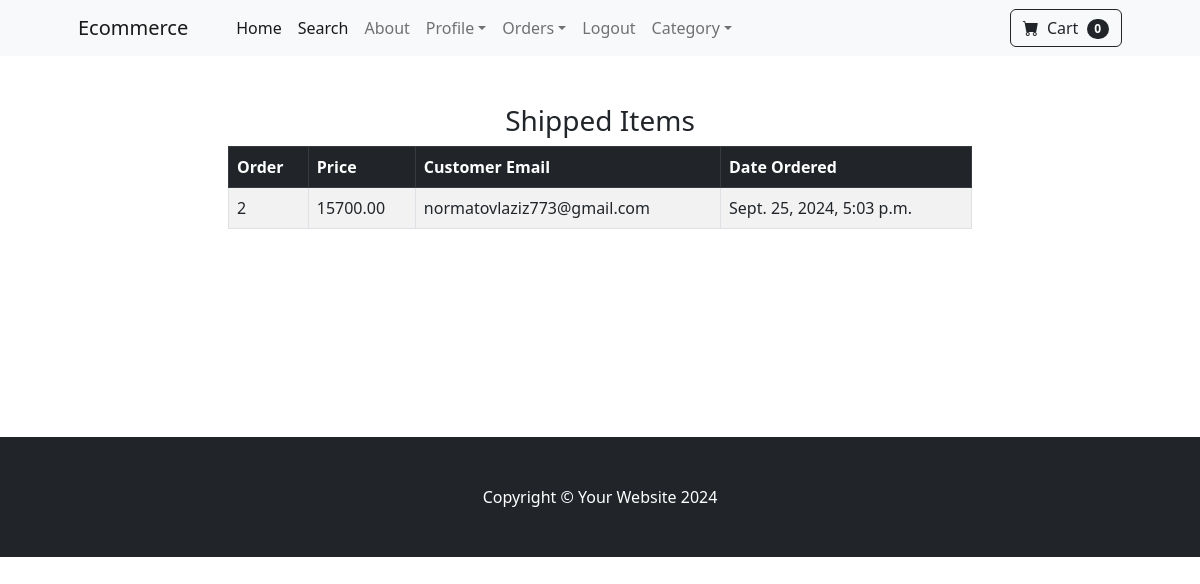
The page /payment/shipped_dash/ (signed in) on the database its author committed.
### payment/models.py (models this page shows, shortened)
class Order(models.Model):
    user = models.ForeignKey(User, on_delete=models.CASCADE, null=True, blank=True)
    full_name = models.CharField(max_length=250)
    email = models.EmailField(max_length=250)
    shipping_address = models.TextField(max_length=1500)
    amount_paid = models.DecimalField(max_digits=10, decimal_places=2)
    date_ordered = models.DateTimeField(auto_now_add=True)
    shipped = models.BooleanField(default=False)
    date_shipped= models.DateTimeField(blank=True, null=True)

### payment/views.py (the view)
# urls.py: path("shipped_dash/", views.shipped_dash, name='shipped_dash'),
def shipped_dash(request):
    if request.user.is_authenticated and request.user.is_superuser:
        orders = Order.objects.filter(shipped=True)
        return render(request, 'payment/shipped_dash.html', {'orders':orders})
    else:
        messages.success(request,"Access Denied")
        return redirect('home')

### cart/cart.py (called while the page is built)
    def __len__(self):
        return len(self.cart)

### cart/context_processors.py (called while the page is built)
def cart(request):
    return {'cart':Cart(request)}

### payment/templates/payment/shipped_dash.html
{% extends 'base.html' %}
{% block content %}
<div class="container">
    <div class="row">
        <center>
            <div class="col-8">
                <br><br>
        <h3>Shipped Items</h3>
        <table class="table table-striped table-hover table-bordered">
            <thead class="table-dark">
              <tr>
                <th scope="col">Order</th>
                <th scope="col">Price</th>
                <th scope="col">Customer Email</th>
                <th scope="col">Date Ordered</th>
              </tr>
            </thead>
            {% for order in orders%}
            <tbody>
              <tr>
                <td>{{order.id}}</td>
                <td>{{order.amount_paid}}</td>
                <td>{{order.email}}</td>
                <td>{{order.date_ordered}}</td>
              </tr>
            </tbody>
            {% endfor %}
          </table>
            </div>
        </center>
    </div>
</div>
<br><br>
                <br><br>
                <br><br><br><br>
{% endblock %}

### rows shown on the page
Order: id "2", amount_paid "15700.00", email "normatovlaziz773@gmail.com", date_ordered "Sept. 25, 2024, 5:03 p.m."

### other values the page prints
{{ cart|length }} "0"
